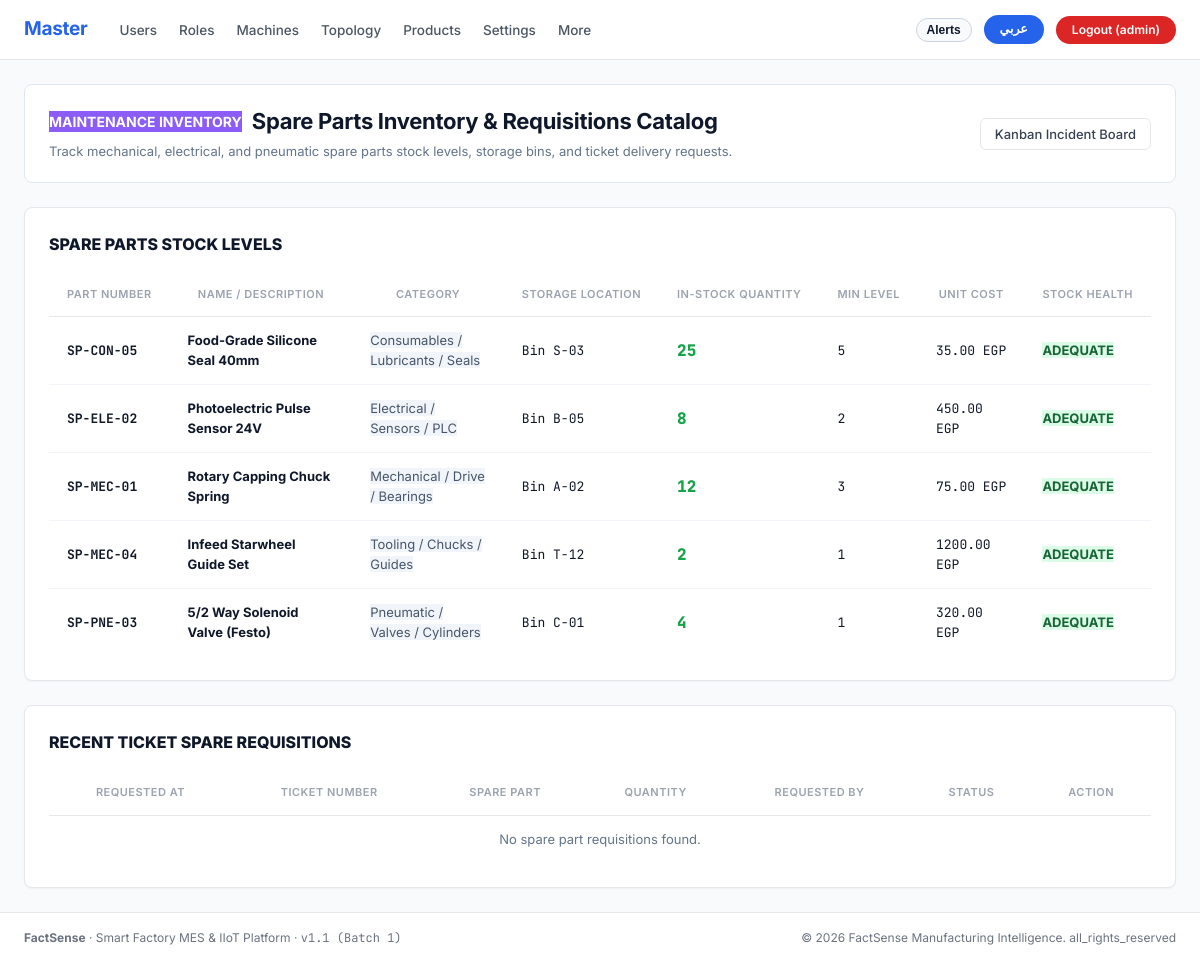
Page /maintenance/spares/ (signed in) on the committed database.
### apps/accounts/models.py (models this page shows, shortened)
class Role(models.Model):
    code = models.CharField(max_length=50, unique=True, help_text="Canonical role slug")
    name = models.CharField(max_length=100, help_text="English title")
    name_ar = models.CharField(max_length=100, help_text="Arabic title")
    default_landing = models.CharField(max_length=100, help_text="Default URL landing path")
    description = models.TextField(blank=True)
    sequence = models.PositiveIntegerField(default=0)
    class Meta:
        ordering = ['sequence', 'code']

### apps/operations/models.py (models this page shows, shortened)
class SparePart(models.Model):
    CATEGORY_CHOICES = [
        ('MECHANICAL', 'Mechanical / Drive / Bearings'),
        ('ELECTRICAL', 'Electrical / Sensors / PLC'),
        ('PNEUMATIC', 'Pneumatic / Valves / Cylinders'),
        ('TOOLING', 'Tooling / Chucks / Guides'),
        ('CONSUMABLE', 'Consumables / Lubricants / Seals'),
    ]
    id = models.UUIDField(primary_key=True, default=uuid.uuid4, editable=False)
    factory = models.ForeignKey(Factory, on_delete=models.CASCADE, related_name='spare_parts', null=True, blank=True)
    part_number = models.CharField(max_length=50, unique=True)
    name = models.CharField(max_length=150)
    name_ar = models.CharField(max_length=150, blank=True)
    category = models.CharField(max_length=30, choices=CATEGORY_CHOICES, default='MECHANICAL')
    in_stock_quantity = models.PositiveIntegerField(default=10)
    min_stock_level = models.PositiveIntegerField(default=2)
    unit_cost = models.DecimalField(max_digits=10, decimal_places=2, default=Decimal('50.00'))
    storage_location = models.CharField(max_length=50, default='Bin A-01')
    class Meta:
        ordering = ['part_number']
    @property
    def is_low_stock(self):
        return self.in_stock_quantity <= self.min_stock_level

### apps/portal/views.py (the view)
# urls.py: path('maintenance/spares/', views.maintenance_spares, name='maintenance_spares'),
@role_required('maintenance', 'admin')
def maintenance_spares(request):
    return operations_views.maintenance_spares_view(request)

### apps/accounts/context_processors.py (called while the page is built)
def branding_context(request):
    return {
        'BRAND_NAME': 'FactSense',
        'BRAND_TAGLINE': 'Smart Factory MES & IIoT Platform',
        'APP_VERSION': 'v1.1 (Batch 1)',
        'CURRENT_YEAR': 2026,
    }

### apps/accounts/navigation.py (called while the page is built)
def get_navigation_for_role(role_code, current_path='', lang='en'):
    items = ROLE_NAV_CONFIG.get(role_code, [])
    primary_links = []
    more_links = []
    for label_key, url_name, is_more in items:
        try:
            url = reverse(url_name)
        except Exception:
            url = f"/{url_name}/"
        label = get_translation(label_key, lang=lang)
        is_active = (current_path == url or (url != '/' and current_path.startswith(url)))
        link_item = {
            'label': label,
            'url_name': url_name,
            'url': url,
            'is_active': is_active,
        }
        if is_more:
            more_links.append(link_item)
        else:
            primary_links.append(link_item)
    return {
        'primary': primary_links,
        'more': more_links,
        'has_more': len(more_links) > 0,
    }

### apps/accounts/translations.py (called while the page is built)
def get_translation(key, lang=None, default=''):
    msgid = KEY_TO_MSGID.get(key, key)
    if lang:
        with override(lang):
            return _(msgid)
    return _(msgid)

    def __getitem__(self, key):
        return get_translation(key, lang=self.lang)

### apps/operations/views.py (called while the page is built)
@role_required('maintenance', 'admin')
def maintenance_spares_view(request):
    spares = SparePart.objects.all()
    requisitions = SparePartRequisition.objects.select_related('ticket', 'part', 'requested_by').all()[:20]
    return render(request, 'portal/maintenance_spares.html', {
        'spares': spares,
        'requisitions': requisitions,
    })

### templates/portal/maintenance_spares.html (shortened to what this page needs)
{% extends 'base.html' %}
{% block content %}
<div class="fs-spares-page" style="max-width: 1400px; margin: 0 auto;">
  <div class="fs-page-header" style="background: #FFFFFF; padding: 20px 24px; border-radius: 8px; border: 1px solid #E2E8F0; margin-bottom: 24px; display: flex; justify-content: space-between; align-items: center; flex-wrap: wrap; gap: 16px;">
    <div>
      <div style="display: flex; align-items: center; gap: 10px; margin-bottom: 4px;">
        <span class="fs-role-tag" style="background: #8B5CF6; color: #FFFFFF; font-weight: 700;">
          MAINTENANCE INVENTORY
        </span>
        <h1 class="fs-page-title" style="font-size: 22px; margin: 0; color: #0F172A;">
          {% if is_rtl %}مخزون قطع الغيار وطلبات التوريد (Spare Parts Requisitions){% else %}Spare Parts Inventory &amp; Requisitions Catalog{% endif %}
        </h1>
      </div>
      <p class="fs-page-subtitle" style="color: #64748B; margin: 0;">
        Track mechanical, electrical, and pneumatic spare parts stock levels, storage bins, and ticket delivery requests.
      </p>
    </div>
    <div>
      <a href="{% url 'maintenance_home' %}" class="fs-btn fs-btn-secondary" style="min-height: 40px; font-size: 13px;">
        {% if is_rtl %}العودة للوحة كانبان{% else %}Kanban Incident Board{% endif %}
      </a>
    </div>
  </div>
  <div class="fs-table-card" style="padding: 24px; margin-bottom: 24px;">
    <h2 style="font-size: 16px; font-weight: 800; color: #0F172A; text-transform: uppercase; margin-bottom: 16px;">
      Spare Parts Stock Levels
    </h2>
    <table class="fs-table" style="font-size: 13px;">
      <thead>
        <tr>
          <th>Part Number</th>
          <th>Name / Description</th>
          <th>Category</th>
          <th>Storage Location</th>
          <th>In-Stock Quantity</th>
          <th>Min Level</th>
          <th>Unit Cost</th>
          <th>Stock Health</th>
        </tr>
      </thead>
      <tbody>
        {% for sp in spares %}
          <tr>
            <td class="font-mono" style="font-weight: 700;">{{ sp.part_number }}</td>
            <td style="font-weight: 700; color: #0F172A;">{{ sp.name }}</td>
            <td><span class="fs-role-tag" style="background: #F1F5F9; color: #475569;">{{ sp.get_category_display }}</span></td>
            <td class="font-mono">{{ sp.storage_location }}</td>
            <td class="font-mono" style="font-size: 16px; font-weight: 800; color: {% if sp.is_low_stock %}#DC2626{% else %}#16A34A{% endif %};">
              {{ sp.in_stock_quantity }}
            </td>
            <td class="font-mono">{{ sp.min_stock_level }}</td>
            <td class="font-mono">{{ sp.unit_cost }} EGP</td>
            <td>
              {% if sp.is_low_stock %}
                <span class="fs-role-tag" style="background: #FEE2E2; color: #991B1B; font-weight: 800;">
                  LOW STOCK REORDER
                </span>
              {% else %}
                <span class="fs-role-tag" style="background: #DCFCE7; color: #166534; font-weight: 700;">
                  ADEQUATE
                </span>
              {% endif %}
            </td>
          </tr>
        {% empty %}
          <tr><td colspan="8" style="text-align: center; color: #64748B;">No spare parts registered.</td></tr>
        {% endfor %}
      </tbody>
    </table>
  </div>
  <div class="fs-table-card" style="padding: 24px;">
    <h2 style="font-size: 16px; font-weight: 800; color: #0F172A; text-transform: uppercase; margin-bottom: 16px;">
      Recent Ticket Spare Requisitions
    </h2>
    <table class="fs-table" style="font-size: 13px;">
      <thead>
        <tr>
          <th>Requested At</th>
          <th>Ticket Number</th>
          <th>Spare Part</th>
          <th>Quantity</th>
          <th>Requested By</th>
          <th>Status</th>
          <th>Action</th>
        </tr>
      </thead>
      <tbody>
        {% for r in requisitions %}
          <tr>
            <td class="font-mono">{{ r.requested_at|date:"Y-m-d H:i" }}</td>
            <td class="font-mono" style="font-weight: 700;">{{ r.ticket.ticket_number }}</td>
            <td style="font-weight: 600;">{{ r.part.part_number }} - {{ r.part.name }}</td>
            <td class="font-mono" style="font-weight: 700;">{{ r.quantity }}x</td>
            <td>{{ r.requested_by.get_display_name|default:"Technician" }}</td>
            <td>
              {% if r.status == 'REQUESTED' %}
                <span class="fs-role-tag" style="background: #FEF3C7; color: #92400E; font-weight: 700;">AWAITING DELIVERY</span>
              {% elif r.status == 'ISSUED' %}
                <span class="fs-role-tag" style="background: #DCFCE7; color: #166534; font-weight: 700;">ISSUED &amp; DELIVERED</span>
              {% else %}
                <span class="fs-role-tag" style="background: #F1F5F9; color: #64748B;">{{ r.status }}</span>
              {% endif %}
            </td>
            <td>
              {% if r.status == 'REQUESTED' %}
                <form method="POST" action="{% url 'maintenance_deliver_spare_action' %}" style="margin: 0;">
                  {% csrf_token %}
                  <input type="hidden" name="requisition_id" value="{{ r.id }}">
                  <button type="submit" class="fs-btn fs-btn-primary" style="padding: 4px 10px; font-size: 11px; background: #16A34A; border-color: #16A34A;">
                    Deliver &amp; Resume SLA
                  </button>
                </form>
              {% else %}
                <span style="font-size: 11px; color: #64748B;">Delivered</span>
              {% endif %}
            </td>
          </tr>
        {% empty %}
          <tr><td colspan="7" style="text-align: center; color: #64748B;">No spare part requisitions found.</td></tr>
        {% endfor %}
      </tbody>
    </table>
  </div>
</div>
{% endblock %}

### templates/components/navbar.html (shortened to what this page needs)
{% load static i18n %}
<header class="fs-navbar">
  <div class="fs-navbar-container">
    <div class="fs-navbar-left">
      <a href="{% url 'role_landing' %}" class="fs-brand-title">
        {% if active_role == 'planner' or active_role == 'admin' %}
          Master
        {% elif is_rtl and active_role_obj.name_ar %}
          {{ active_role_obj.name_ar }}
        {% else %}
          {{ active_role_obj.name|default:'FactSense' }}
        {% endif %}
      </a>
      <nav aria-label="Main Navigation">
        <ul class="fs-nav-links">
          {% if nav %}
            {% for item in nav.primary %}
              <li>
                <a href="{{ item.url }}" class="fs-nav-link {% if item.is_active %}active{% endif %}">
                  {{ item.label }}
                </a>
              </li>
            {% endfor %}
            {% if nav.has_more %}
              <li class="fs-dropdown">
                <a href="javascript:void(0)" class="fs-nav-link">
                  {% trans "More" %}
                </a>
              </li>
            {% endif %}
          {% endif %}
        </ul>
      </nav>
    </div>
    <div class="fs-navbar-right">
      {% if request.user.is_authenticated %}
        <button type="button" class="fs-pill-lang" onclick="toggleNotificationDrawer()" title="{% trans 'Real-Time Alerts Drawer' %}" style="background-color: #F8FAFC; color: #0F172A; border: 1px solid #CBD5E1; cursor: pointer; display: inline-flex; align-items: center; gap: 6px; padding: 4px 10px;">
          <span style="font-weight: 700; font-size: 12px;">{% trans "Alerts" %}</span>
        </button>
      {% endif %}
      {% if lang == 'ar' %}
        <a href="{% url 'set_language' %}?lang=en" class="fs-pill-lang" title="Switch to English">
          EN
        </a>
      {% else %}
        <a href="{% url 'set_language' %}?lang=ar" class="fs-pill-lang" title="التحويل إلى العربية">
          عربي
        </a>
      {% endif %}
      {% if request.user.is_authenticated %}
        <div class="fs-role-switch-wrap">
          <a href="{% url 'logout' %}" class="fs-pill-logout" title="{% trans 'Sign Out' %}">
            {% trans "Logout" %} ({{ active_role|default:'user' }})
          </a>
        </div>
      {% else %}
        <a href="{% url 'login' %}" class="fs-pill-logout" style="background-color: #2563EB;">
          {% trans "Sign In" %}
        </a>
      {% endif %}
    </div>
  </div>
</header>

### static/css/factsense.css (style rules this page uses)
:root { --fs-bg: #F8FAFC; --fs-surface: #FFFFFF; --fs-surface-alt: #F1F5F9; --fs-border: #E5E7EB; --fs-border-light: #F1F5F9; --fs-text-primary: #111827; --fs-text-secondary: #6B7280; --fs-text-muted: #9CA3AF; --fs-brand: #2563EB; --fs-brand-hover: #1D4ED8; --fs-btn-primary: #16A34A; --fs-btn-primary-hover: #15803D; --fs-btn-danger: #DC2626; --fs-btn-danger-hover: #B91C1C; --fs-process-pill-bg: #EFF6FF; --fs-process-pill-border: #BFDBFE; --fs-process-pill-text: #1D4ED8; --fs-font-sans: 'Inter', -apple-system, BlinkMacSystemFont, 'Segoe UI', Roboto, sans-serif; --fs-font-arabic: 'Cairo', 'Inter', -apple-system, BlinkMacSystemFont, sans-serif; --fs-font-mono: 'JetBrains Mono', monospace; }
*, *::before, *::after { box-sizing: border-box; margin: 0; padding: 0; }
body { font-family: var(--fs-font-sans); background-color: var(--fs-bg); color: var(--fs-text-primary); font-size: 14px; line-height: 1.5; min-height: 100vh; display: flex; flex-direction: column; }
.font-mono, .tabular-nums { font-family: var(--fs-font-mono); font-variant-numeric: tabular-nums; }
.fs-navbar { background-color: #FFFFFF; border-bottom: 1px solid var(--fs-border); height: 60px; position: sticky; top: 0; z-index: 100; }
.fs-navbar-container { max-width: 1440px; margin: 0 auto; padding: 0 24px; height: 100%; display: flex; align-items: center; justify-content: space-between; }
.fs-navbar-left { display: flex; align-items: center; gap: 32px; }
.fs-brand-title { color: #2563EB; font-size: 19px; font-weight: 700; text-decoration: none; letter-spacing: -0.3px; }
.fs-nav-links { display: flex; align-items: center; list-style: none; gap: 22px; }
.fs-nav-link { color: #4B5563; text-decoration: none; font-size: 13.5px; font-weight: 500; transition: color 0.15s ease; white-space: nowrap; }
.fs-dropdown { position: relative; }
.fs-navbar-right { display: flex; align-items: center; gap: 12px; }
.fs-pill-lang { background-color: #2563EB; color: #FFFFFF; font-size: 12.5px; font-weight: 700; padding: 5px 16px; border-radius: 9999px; text-decoration: none; border: none; cursor: pointer; display: inline-flex; align-items: center; justify-content: center; transition: background-color 0.15s ease; }
.fs-pill-logout { background-color: #DC2626; color: #FFFFFF; font-size: 12px; font-weight: 600; padding: 5px 16px; border-radius: 9999px; text-decoration: none; border: none; cursor: pointer; display: inline-flex; align-items: center; justify-content: center; transition: background-color 0.15s ease; white-space: nowrap; }
.fs-role-switch-wrap { position: relative; }
.fs-page-header { display: flex; align-items: flex-start; justify-content: space-between; margin-bottom: 24px; flex-wrap: wrap; gap: 16px; }
.fs-page-title { font-size: 22px; font-weight: 700; color: #111827; letter-spacing: -0.3px; margin-bottom: 4px; }
.fs-page-subtitle { font-size: 13px; color: #6B7280; }
.fs-btn-secondary { background-color: #FFFFFF; color: #374151; border: 1px solid var(--fs-border); font-size: 13px; font-weight: 500; padding: 7px 14px; border-radius: 6px; text-decoration: none; cursor: pointer; }
.fs-table-card { background: #FFFFFF; border: 1px solid var(--fs-border); border-radius: 8px; overflow: hidden; box-shadow: 0 1px 2px 0 rgba(0, 0, 0, 0.04); }
.fs-table { width: 100%; border-collapse: collapse; text-align: start; }
.fs-table th { background-color: #FFFFFF; color: #9CA3AF; font-size: 11px; font-weight: 600; text-transform: uppercase; letter-spacing: 0.5px; padding: 14px 18px; border-bottom: 1px solid var(--fs-border); white-space: nowrap; }
.fs-table td { padding: 14px 18px; font-size: 13px; color: #111827; border-bottom: 1px solid var(--fs-border-light); vertical-align: middle; }
.fs-table tbody tr { transition: background-color 0.12s ease; }
.fs-table tbody tr:last-child td { border-bottom: none; }

### rows in the picture
Role: code "admin"
SparePart: part_number "SP-CON-05", name "Food-Grade Silicone Seal 40mm", category "Consumables / Lubricants / Seals", storage_location "Bin S-03", in_stock_quantity "25", min_stock_level "5", unit_cost "35.00", shows "ADEQUATE"
SparePart: part_number "SP-ELE-02", name "Photoelectric Pulse Sensor 24V", category "Electrical / Sensors / PLC", storage_location "Bin B-05", in_stock_quantity "8", min_stock_level "2", unit_cost "450.00", shows "ADEQUATE"
SparePart: part_number "SP-MEC-01", name "Rotary Capping Chuck Spring", category "Mechanical / Drive / Bearings", storage_location "Bin A-02", in_stock_quantity "12", min_stock_level "3", unit_cost "75.00", shows "ADEQUATE"
SparePart: part_number "SP-MEC-04", name "Infeed Starwheel Guide Set", category "Tooling / Chucks / Guides", storage_location "Bin T-12", in_stock_quantity "2", min_stock_level "1", unit_cost "1200.00", shows "ADEQUATE"
SparePart: part_number "SP-PNE-03", name "5/2 Way Solenoid Valve (Festo)", category "Pneumatic / Valves / Cylinders", storage_location "Bin C-01", in_stock_quantity "4", min_stock_level "1", unit_cost "320.00", shows "ADEQUATE"

### other values in the picture
{{ item.label }} "Users" "Roles" "Machines" "Topology" "Products" "Settings"
{{ BRAND_NAME }} "FactSense"
{{ BRAND_TAGLINE }} "Smart Factory MES & IIoT Platform"
{{ APP_VERSION }} "v1.1 (Batch 1)"
{{ CURRENT_YEAR }} "2026"
{{ t.all_rights_reserved|default:'Industrial Grade MES' }} "all_rights_reserved"
